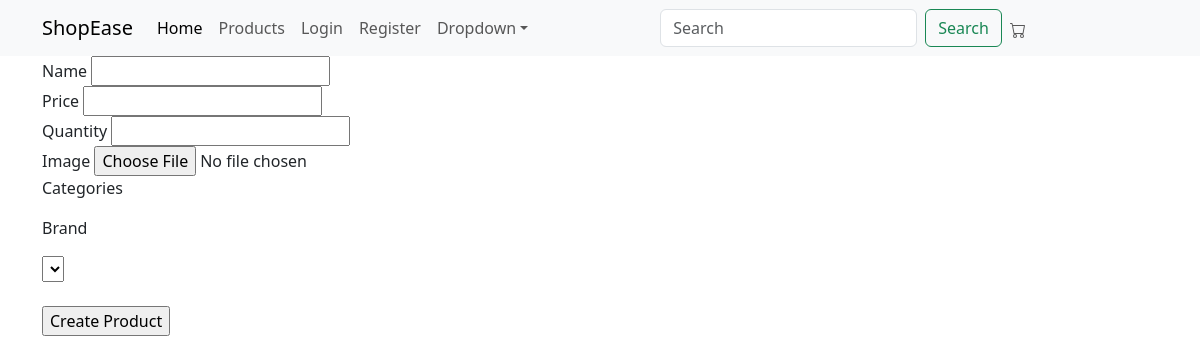
/inventory/product/create/, run on an earlier commit of the app's database.
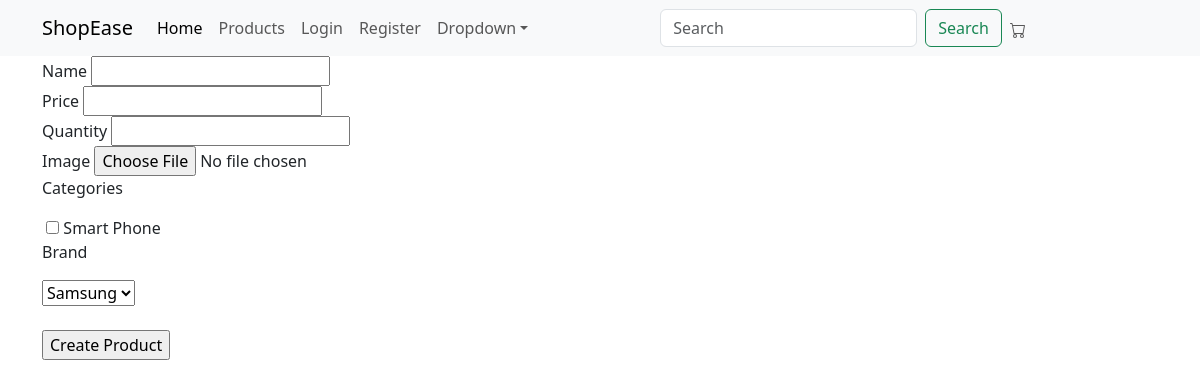
And on a later commit of the database.
### inventory/models.py (models this page shows, shortened)
class Category(models.Model):
    name = models.CharField(max_length=20)

### inventory/views.py (the view, shortened to what this page needs)
# urls.py: path('product/create/',views.ProductCreate.as_view(),name='product_create'),
class ProductCreate(View):
    def get(self,request):
        categories = Category.objects.all()
        brands =  Brand.objects.all()
        context = {
            'categories' : categories,
            'brands' : brands,
        }
        return render(request,'inventory/create_product.html',context )

### inventory/templates/inventory/create_product.html (shortened to what this page needs)
{% extends 'base.html' %}
 {% block main %}
<div class="container">
  <form action="/inventory/product/create/" method="post" enctype="multipart/form-data">
    <label for="name">Name</label>
    <input type="text" id="name" name="name" required>
    <br>
    <label for="price">Price</label>
    <input type="number" name="price" id="price" min="1" step="0.01" required>
    <br>
    <label for="quantity">Quantity</label>
    <input type="number" name="quantity" id="quantity" min="1" required>
    <br>
    <label for="image">Image</label>
    <input type="file" id="image" name="image" required>
    <br>
     <p>Categories</p>
    {% for category in categories  %}
        <input type="checkbox" name="{{category.name}}" id="{{category.id}}"> {{category.name}}
        <br>
    {% endfor %}
    <p>Brand</p>
    <select name="brand" id="" required>
      {% for brand in brands %}
          <option value="{{brand.id}}">
            {{brand.name}}
          </option>
      {% endfor %}
      </select>
      <br>
      <br>
    <input type="submit" value="Create Product">
  </form>
</div>
{% endblock main %}

### templates/base.html (shortened to what this page needs)
{% load static %}
<!DOCTYPE html>
<html lang="en">
  <head>
    <link
      href="https://cdn.jsdelivr.net/npm/bootstrap@5.3.2/dist/css/bootstrap.min.css"
      rel="stylesheet"
    />
  </head>
  <body>
    <header>
      {% block nav %}
      <nav class="navbar navbar-expand-sm navbar-light bg-light">
        <div class="container">
          <a class="navbar-brand" href="/">ShopEase</a>
          <div class="collapse navbar-collapse" id="collapsibleNavId">
            <ul class="navbar-nav me-auto mt-2 mt-lg-0">
              <li class="nav-item">
                <a class="nav-link active" href="/" aria-current="page"
                  >Home <span class="visually-hidden">(current)</span></a
                >
              </li>
              <li class="nav-item">
                <a class="nav-link" href="/inventory/product-list/">Products</a>
              </li>
              {% if not request.path == "/account/login/" and  not request.path == "/account/register/" and  not request.user.is_authenticated  %}
              <li class="nav-item">
                <a class="nav-link" href="/account/login/">Login</a>
              </li>
              <li class="nav-item">
                <a class="nav-link" href="/account/register/">Register</a>
              </li>
              {% endif %}
              <li class="nav-item dropdown">
                <a
                  class="nav-link dropdown-toggle"
                  href="#"
                  id="dropdownId"
                  data-bs-toggle="dropdown"
                  aria-haspopup="true"
                  aria-expanded="false"
                  >Dropdown</a
                >
              </li>
            </ul>
            <form class="d-flex my-2 my-lg-0">
              <input
                class="form-control me-sm-2"
                type="text"
                placeholder="Search"
              />
              <button
                class="btn btn-outline-success my-2 my-sm-0"
                type="submit"
              >
                Search
              </button>
            </form>
            <ul class="navbar-nav me-auto mt-2 mt-lg-0">
              <li class="nav-item">
                <a href="/cart/show-cart/" class="nav-link">
                </a>
              </li>
            </ul>
          </div>
        </div>
      </nav>
      {% endblock nav %}
    </header>
    <main>
      {% block main %}{% endblock main %}
    </main>
  </body>
</html>

What changed in the data, as far as the page shows it:
added Category: name "Smart Phone"
Also different on the page:
form field brand: (not shown) → "Samsung"
